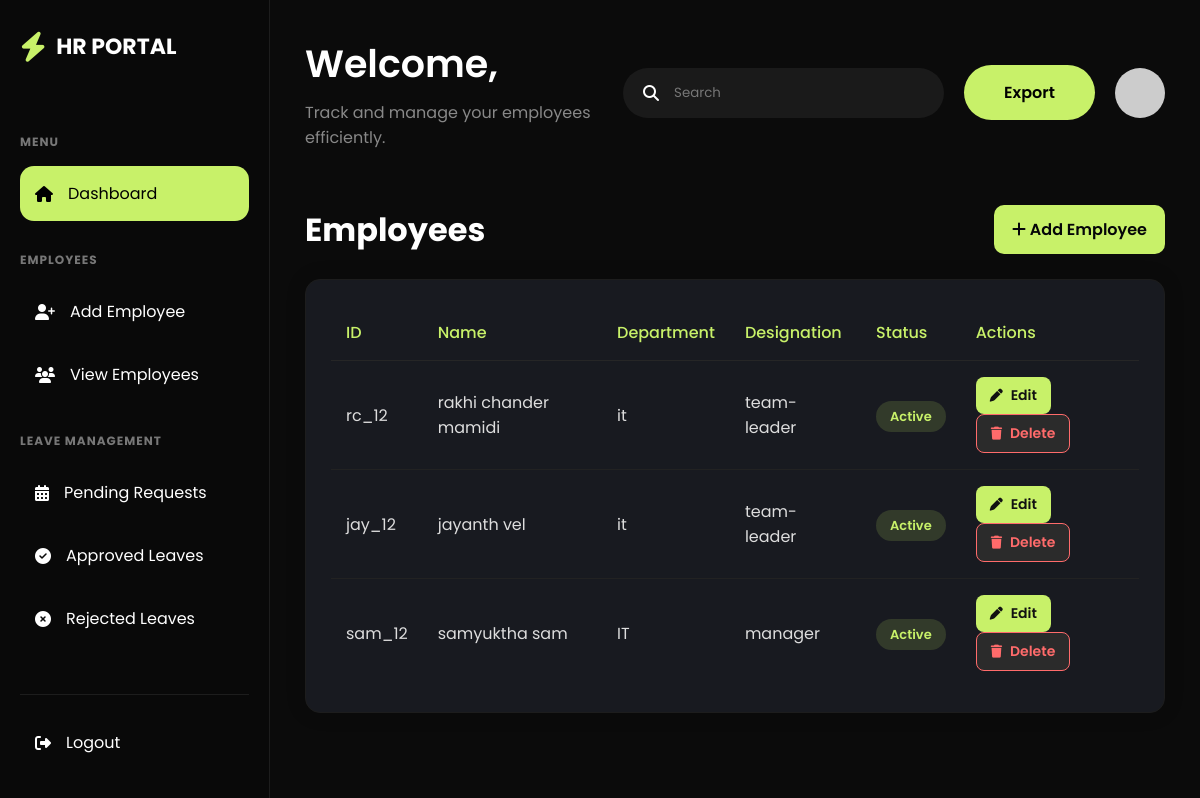
Screenshot of /employees/ (signed in) with the database file from the repository.
### myapp/models.py (models this page shows, shortened)
class Employee(models.Model):
    GENDER_CHOICES = (
        ('Male', 'Male'),
        ('Female', 'Female'),
        ('Other', 'Other'),
    )
    STATUS_CHOICES = (
        ('Active', 'Active'),
        ('Inactive', 'Inactive'),
    )
    user = models.OneToOneField(
        User,
        on_delete=models.CASCADE,
        related_name="employee_profile"
    )
    hr = models.ForeignKey(
        HR,
        on_delete=models.SET_NULL,
        null=True,
        related_name="employees"
    )
    employee_id = models.CharField(
        max_length=20,
        unique=True
    )
    phone = models.CharField(max_length=15)
    address = models.TextField()
    gender = models.CharField(
        max_length=10,
        choices=GENDER_CHOICES
    )
    department = models.CharField(max_length=100)
    designation = models.CharField(max_length=100)
    salary = models.DecimalField(
        max_digits=10,
        decimal_places=2
    )
    joining_date = models.DateField()
    status = models.CharField(
        max_length=20,
        choices=STATUS_CHOICES,
        default='Active'
    )
    created_at = models.DateTimeField(auto_now_add=True)

### myapp/views.py (the view)
# urls.py: path("employees/", views.employee_list, name="employee_list"),
@login_required
def employee_list(request):
    hr = HR.objects.get(user=request.user)
    employees = Employee.objects.filter(hr=hr)
    return render(
        request,
        "employee_list.html",
        {
            "employees": employees
        }
    )

### myapp/templates/employee_list.html (shortened to what this page needs)
{% extends 'base.html' %}
{% block content %}
<div class="top-bar">
<h1>Employees</h1>
<a href="{% url 'add_employee' %}" class="add-btn">
<i class="fa-solid fa-plus"></i>
Add Employee
</a>
</div>
<div class="table-card">
<table>
<thead>
<tr>
<th>ID</th>
<th>Name</th>
<th>Department</th>
<th>Designation</th>
<th>Status</th>
<th>Actions</th>
</tr>
</thead>
<tbody>
{% for employee in employees %}
<tr>
<td>{{ employee.employee_id }}</td>
<td>{{ employee.user.get_full_name }}</td>
<td>{{ employee.department }}</td>
<td>{{ employee.designation }}</td>
<td>
<span class="status">
{{ employee.status }}
</span>
</td>
<td>
 <a href="{% url 'edit_employee' employee.id %}" class="edit-btn">
        <i class="fa-solid fa-pen"></i>
        Edit
    </a>
    <a href="{% url 'delete_employee' employee.id %}"
       class="delete-btn"
       onclick="return confirm('Are you sure you want to delete this employee?');">
        <i class="fa-solid fa-trash"></i>
        Delete
    </a>
</td>
</tr>
{% empty %}
<tr>
<td colspan="6">
No Employees Found
</td>
</tr>
{% endfor %}
</tbody>
</table>
</div>
{% endblock %}

### myapp/templates/base.html (shortened to what this page needs)
{% load static %}
<!doctype html>
<html lang="en">
  <head>
    <link rel="stylesheet" href="{% static 'css/base.css' %}" />
    <link
      rel="stylesheet"
      href="https://cdnjs.cloudflare.com/ajax/libs/font-awesome/6.5.2/css/all.min.css"
    />
  </head>
  <body>
    <div class="container">
      <aside class="sidebar">
        <div class="logo">
          <i class="fa-solid fa-bolt"></i>
          <h2>HR PORTAL</h2>
        </div>
        <div class="menu">
          <h4>MENU</h4>
          <a href="{% url 'hr_dashboard' %}" class="active">
            <i class="fa-solid fa-house"></i>
            Dashboard
          </a>
          <h4>EMPLOYEES</h4>
          <a href="{% url 'add_employee' %}">
            <i class="fa-solid fa-user-plus"></i>
            Add Employee
          </a>
          <a href="{% url 'employee_list' %}">
            <i class="fa-solid fa-users"></i>
            View Employees
          </a>
          <h4>LEAVE MANAGEMENT</h4>
          <a href="{% url 'leave_requests' %}">
            <i class="fa-solid fa-calendar-days"></i>
            Pending Requests
          </a>
          <a href="{% url 'approved_leaves' %}">
            <i class="fa-solid fa-circle-check"></i>
            Approved Leaves
          </a>
          <a href="{% url 'rejected_leaves' %}">
            <i class="fa-solid fa-circle-xmark"></i>
            Rejected Leaves
          </a>
        </div>
        <div class="logout">
          <a href="{% url 'login' %}">
            <i class="fa-solid fa-right-from-bracket"></i>
            Logout
          </a>
        </div>
      </aside>
      <main class="main-content">
        <nav class="navbar">
          <div>
            <h1>Welcome, {{ request.user.first_name }}</h1>
            <p>Track and manage your employees efficiently.</p>
          </div>
          <div class="nav-right">
            <div class="search-box">
              <i class="fa-solid fa-magnifying-glass"></i>
              <input type="text" placeholder="Search" />
            </div>
            <button class="export-btn">Export</button>
            <img src="https://i.pravatar.cc/45" class="profile" />
          </div>
        </nav>
        {% block content %} {% endblock %}
      </main>
    </div>
  </body>
</html>

### myapp/static/css/base.css (style rules this page uses)
* { margin:0; padding:0; box-sizing:border-box; font-family:'Poppins',sans-serif; }
body { background:#050608; color:white; overflow:hidden; }
.container { display:flex; height:100vh; overflow:hidden; }
.sidebar { width:270px; height:100vh; position:fixed; top:0; left:0; background:#090909; padding:30px 20px; display:flex; flex-direction:column; border-right:1px solid #1d1d1d; overflow-y:auto; scrollbar-width:none; -ms-overflow-style:none; }
.logo { display:flex; align-items:center; gap:10px; margin-bottom:40px; }
.logo i { font-size:30px; color:#C8F169; }
.logo h2 { font-size:22px; }
.menu { flex:1; }
.menu h4 { font-size:12px; color:#777; margin:30px 0 15px; letter-spacing:1px; }
.menu a { display:flex; align-items:center; gap:15px; text-decoration:none; color:white; padding:15px; border-radius:14px; margin-bottom:8px; transition:.3s; }
.menu a.active { background:#C8F169; color:#000; }
.logout { margin-top:auto; padding-top:20px; border-top:1px solid #1d1d1d; }
.logout a { display:flex; align-items:center; gap:15px; text-decoration:none; color:white; padding:15px; border-radius:12px; transition:.3s; }
.main-content { margin-left:270px; width:calc(100% - 270px); height:100vh; overflow-y:auto; padding:35px; background:#0B0B0B; }
.navbar { position:sticky; top:0; z-index:100; background:#0B0B0B; display:flex; justify-content:space-between; align-items:center; margin-bottom:35px; padding-bottom:20px; }
.navbar h1 { font-size:38px; font-weight:600; }
.navbar p { margin-top:8px; color:#888; }
.nav-right { display:flex; align-items:center; gap:20px; }
.search-box { background:#1A1A1A; padding:15px 20px; border-radius:40px; display:flex; align-items:center; gap:15px; }
.search-box input { background:none; border:none; outline:none; color:white; width:250px; }
.search-box input::placeholder { color:#777; }
.export-btn { background:#C8F169; border:none; padding:15px 40px; border-radius:30px; font-size:16px; font-weight:600; cursor:pointer; transition:.3s; }
.profile { width:50px; height:50px; border-radius:50%; cursor:pointer; }
table { width:100%; border-collapse:collapse; }
table th { color:#C8F169; text-align:left; padding:15px; border-bottom:1px solid #262626; font-weight:500; }
table td { padding:16px 15px; color:#DDD; border-bottom:1px solid #222; }
table tr:last-child td { border-bottom:none; }
.top-bar { display:flex; justify-content:space-between; align-items:center; margin-bottom:25px; }
.add-btn { background:#C8F169; padding:12px 18px; border-radius:10px; color:#050608; text-decoration:none; font-weight:600; }
.table-card { background:#151515; padding:25px; border-radius:18px; border:1px solid #1D1D1D; }
.status { padding:6px 14px; border-radius:20px; background:rgba(200,241,105,.15); color:#C8F169; }
.edit-btn, .delete-btn { display:inline-flex; align-items:center; gap:8px; padding:8px 14px; border-radius:8px; text-decoration:none; font-size:14px; font-weight:600; transition:0.3s ease; }
.edit-btn { background:#C8F169; color:#111; }
.delete-btn { background:#2b2b2b; color:#ff6b6b; border:1px solid #ff6b6b; }
.edit-btn i, .delete-btn i { font-size:13px; }
.table-card { background:#181A20; border-radius:15px; padding:25px; box-shadow:0 0 20px rgba(0,0,0,.15); }
.status { padding:6px 14px; border-radius:30px; font-size:13px; font-weight:600; }

### rows the page displays
Employee: employee_id "rc_12", user.get_full_name "rakhi chander mamidi", department "it", designation "team-leader", status "Active"
Employee: employee_id "jay_12", user.get_full_name "jayanth vel", department "it", designation "team-leader", status "Active"
Employee: employee_id "sam_12", user.get_full_name "samyuktha sam", department "IT", designation "manager", status "Active"
